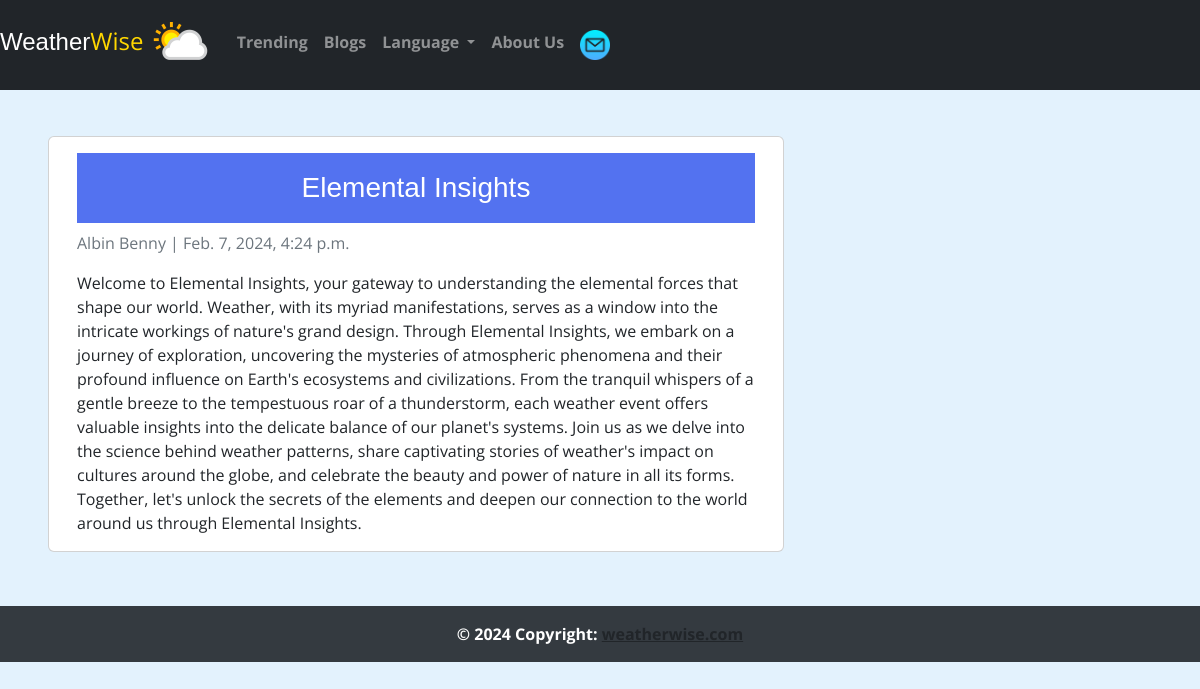
Page /blogs/third/ on the committed database.
### blog/models.py (models this page shows, shortened)
class Post(models.Model):
  title =  models.CharField(max_length=200, unique=True)
  slug =   models.SlugField(max_length=200, unique=True)
  created_on = models.DateTimeField(auto_now_add=True)
  updated_on = models.DateTimeField(auto_now=True)
  content = models.TextField()
  status = models.IntegerField(choices=STATUS, default=0)
  class Meta:
    ordering = ['-created_on']

### blog/views.py (the view)
# urls.py: path('blogs/<slug:slug>/',  views.DetailView.as_view(), name="post_detail"),
class DetailView(generic.DetailView):
  model = Post
  template_name = 'blog/post_detail.html'

### templates/blog/post_detail.html
{% extends 'navbar.html' %}
{% block content %}
<div class="container">
  <div class="row">
    <div class="col-md-8 card mb-4  mt-3 left  top">
      <div class="card-body">
        <h1>{% block title %} {{ object.title }} {% endblock title %}</h1>
        <p class=" text-muted">Albin Benny | {{ post.created_on }}</p>
        <p class="card-text ">{{ object.content | safe }}</p>
      </div>
    </div>
  </div>
</div>
{% endblock content %}

### static/style.css (style rules this page uses)
* { margin: 0; padding: 0; box-sizing: border-box; font-family: 'Open Sans', sans-serif; }
body { background: #E3F2FD; }
h1 { background: #5372F0; font-size: 1.75rem; text-align: center; padding: 18px 0; color: #fff; }
.container { display: flex; gap: 35px; padding: 30px; }
h1, h2, h3, h4, h5, h6 { font-family: 'Arial', sans-serif; }
.text-muted { color: #6c757d !important; }

### templates/navbar.html (style rules this page uses)
h1, h2, h3, h4, h5, h6 { font-family: 'Arial', sans-serif; }
.text-muted { color: #6c757d !important; }

### rows in the picture
Post: title "Elemental Insights", created_on "Feb. 7, 2024, 4:24 p.m.", content "Welcome to Elemental Insights, your gateway to understanding the elemental forces that shape our world. Weather, with its myriad manifestations, serves as a window into the intricate workings of nature's grand design. Through Elemental Insights, we embark on a journey of exploration, uncovering the mysteries of atmospheric phenomena and their profound influence on Earth's ecosystems and civilizations. From the tranquil whispers of a gentle breeze to the tempestuous roar of a thunderstorm, each weather event offers valuable insights into the delicate balance of our planet's systems. Join us as we delve into the science behind weather patterns, share captivating stories of weather's impact on…"
